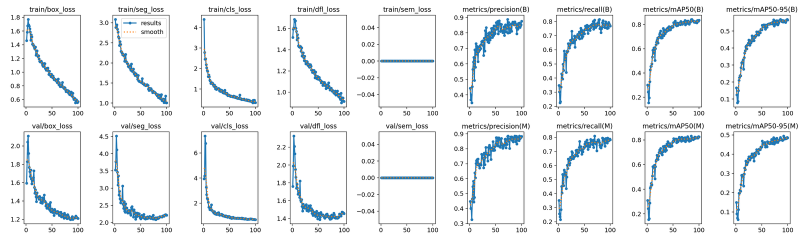
#> input picture results/figures/l640_training_curves.png, 1600 x 480 px (shown at 1/2 size)
$ jupyter execute --allow-errors industrial_defect_segmentation.ipynb
#> lines starting #> are read from the running program, lines starting #| are printed output that depends on the picture
# Industrial Defect Segmentation on MVTec AD & VisA (YOLO11-seg → TensorRT C++)

Instance segmentation of surface defects: each defect gets a pixel mask plus the category of the part it sits on
(15 MVTec categories, e.g. `bottle`, `cable`, `leather`, `screw`). The project covers:

1. **Dataset engineering.** MVTec ground-truth masks become YOLO polygons, and the background-heavy VisA split is rebalanced.
2. **Model experiments.** YOLO11l-seg at 640 px, genetic hyperparameter evolution, and a YOLO11x-seg run at 1024 px.
3. **Evaluation beyond mAP.** Per-category AP, plus the false-alarm rate on **defect-free parts the model never saw**.
4. **Deployment.** A TensorRT engine served from a C++ application with a CUDA stream and pinned memory, which decodes boxes and masks itself.

| Result | Value |
|---|---|
| MVTec mask mAP50 / mAP50-95 (YOLO11l-seg, 640 px, `best.pt`) | 0.819 / 0.482 |
| MVTec mask mAP50 / mAP50-95 (YOLO11x-seg, 1024 px, evolved hyper-params) | 0.823 / 0.473 |
| VisA mask mAP50: unbalanced → balanced training set | 0.250 → **0.410** |
| C++ TensorRT app on 15 held-out defects (one per category) | 11 located (mask IoU ≥ 0.5), 1 partly covered, 2 over-segmented, 1 missed |
| TensorRT engine latency, YOLO11x-seg at 1024×1024 (`trtexec`) | mean 6.7 ms · p99 7.2 ms |

**How to read this notebook.** Result cells run on artefacts saved from the original runs in `results/`. Training, tuning and export cells are
the runnable pipeline. They need the MVTec AD / VisA data and a CUDA GPU (runs were done on an RTX 5080) and were not re-executed here.

## 0 · Setup

[cell 1]
import io, json, os
from pathlib import Path

import numpy as np
import pandas as pd
import matplotlib as mpl
import matplotlib.pyplot as plt
from PIL import Image
from IPython.display import Markdown, display, Image as IPyImage

RESULTS = Path("results")          # everything saved from the original runs lives here
FIG = RESULTS / "figures"

def show(path, width=1100, caption=None):
    """Display a saved result image, downscaled so the notebook stays small."""
#> called with width = 1100
    im = Image.open(path).convert("RGB")
    if im.width > width:
        im = im.resize((width, round(im.height * width / im.width)), Image.LANCZOS)
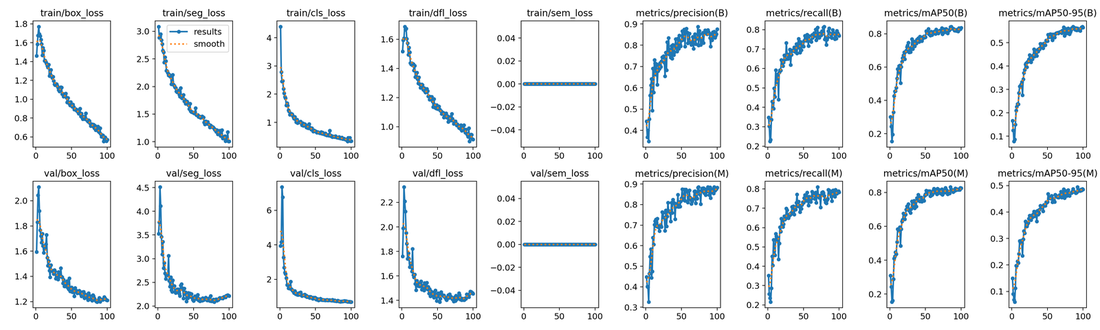
#> im: PIL image 1100x330 RGB; mean R, G, B 237.9, 240.8, 242.7
    buf = io.BytesIO(); im.save(buf, format="JPEG", quality=85)
    if caption:
        display(Markdown(f"*{caption}*"))
    display(IPyImage(data=buf.getvalue(), format="jpeg"))

def show_pair(left, right, titles=("", ""), width=1400, gap=12):
    """Two result images side by side (e.g. ground truth vs prediction), embedded as one JPEG."""
    ims = [Image.open(p).convert("RGB") for p in (left, right)]
    h = min(im.height for im in ims)
    ims = [im.resize((round(im.width * h / im.height), h), Image.LANCZOS) for im in ims]
    canvas = Image.new("RGB", (ims[0].width + gap + ims[1].width, h), (252, 252, 251))
    canvas.paste(ims[0], (0, 0)); canvas.paste(ims[1], (ims[0].width + gap, 0))
    if canvas.width > width:
        canvas = canvas.resize((width, round(canvas.height * width / canvas.width)), Image.LANCZOS)
    buf = io.BytesIO(); canvas.save(buf, format="JPEG", quality=85)
    if any(titles):
        display(Markdown(f"*Left: {titles[0]} · Right: {titles[1]}*"))
    display(IPyImage(data=buf.getvalue(), format="jpeg"))

# Chart style: light surface, hairline grid, text in ink colours, fixed categorical order.
SERIES = ["#2a78d6", "#eb6834", "#1baf7a", "#eda100"]
INK, INK2, MUTED = "#0b0b0b", "#52514e", "#898781"
mpl.rcParams.update({
    "figure.facecolor": "#fcfcfb", "axes.facecolor": "#fcfcfb", "savefig.facecolor": "#fcfcfb",
    "axes.edgecolor": "#c3c2b7", "axes.grid": True, "axes.axisbelow": True,
    "grid.color": "#e1e0d9", "grid.linewidth": 0.8, "grid.linestyle": "-",
    "axes.spines.top": False, "axes.spines.right": False,
    "text.color": INK, "axes.labelcolor": INK2, "axes.titlecolor": INK,
    "axes.titlesize": 12, "axes.titleweight": "semibold", "axes.titlelocation": "left",
    "xtick.color": MUTED, "ytick.color": MUTED, "xtick.labelcolor": INK2, "ytick.labelcolor": INK2,
    "lines.linewidth": 2, "lines.solid_capstyle": "round", "legend.frameon": False,
    "axes.prop_cycle": mpl.cycler(color=SERIES), "figure.dpi": 110, "savefig.dpi": 160,
})

MVTEC_ROOT = Path(os.environ.get("MVTEC_ROOT", "data/mvtec_ad"))   # <category>/{train,test,ground_truth}
MVTEC_YOLO = Path("data/mvtec_yolo")
VISA_YOLO  = Path("data/visa_yolo")
RUNS = RESULTS / "metrics/runs"

## 1 · Data: MVTec AD masks → YOLO polygons

MVTec AD provides pixel-accurate masks only for the defective **test** images. `src/format_mvtec_to_yolo.py` walks every category and
defect type, splits each defect type 80/20, thresholds each mask, extracts external contours and writes them as normalised YOLO polygons.
The class id is the **part category**, so the model localises the defect and names the part.
Result: **977 train / 281 val images with 1,461 / 427 defect polygons**. Defect-free (`good`) images are not used for training.

[cell 2]
import cv2, random, shutil

def format_mvtec_to_yolo(source_dir: Path, dest_dir: Path, split_ratio=0.8):
    classes = [d.name for d in sorted(source_dir.iterdir()) if (d / "test").is_dir()]
    for sub in ("images/train", "images/val", "labels/train", "labels/val"):
        (dest_dir / sub).mkdir(parents=True, exist_ok=True)
    yaml = "path: .\ntrain: images/train\nval: images/val\n\nnames:\n"
    for class_id, obj in enumerate(classes):
        yaml += f"  {class_id}: {obj}\n"
        for defect in [d.name for d in (source_dir / obj / "test").iterdir() if d.name != "good"]:
            images = sorted(p.name for p in (source_dir / obj / "test" / defect).iterdir())
            random.shuffle(images)
            train_set = set(images[:int(len(images) * split_ratio)])
            for name in images:
                subset = "train" if name in train_set else "val"
                new_name = f"{obj}_{defect}_{name}"
                shutil.copy(source_dir / obj / "test" / defect / name, dest_dir / "images" / subset / new_name)
                mask_path = source_dir / obj / "ground_truth" / defect / f"{Path(name).stem}_mask.png"
                if not mask_path.exists():
                    continue
                mask = cv2.imread(str(mask_path), cv2.IMREAD_GRAYSCALE)
                h, w = mask.shape
                _, binary = cv2.threshold(mask, 127, 255, cv2.THRESH_BINARY)
                contours, _ = cv2.findContours(binary, cv2.RETR_EXTERNAL, cv2.CHAIN_APPROX_SIMPLE)
                with open(dest_dir / "labels" / subset / new_name.replace(".png", ".txt"), "w") as f:
                    for c in contours:
                        if len(c) > 2:
                            f.write(f"{class_id} " + " ".join(f"{p[0][0] / w:.6f} {p[0][1] / h:.6f}" for p in c) + "\n")
    (dest_dir / "mvtec.yaml").write_text(yaml)

#> (the rest of this cell did not finish here and is left out)

## 2 · Baseline: YOLO11l-seg at 640 px

COCO-pretrained YOLO11l-seg, 100 epochs, 640 px, batch 16, default augmentation (`src/train_and_export.py`).

[cell 3]
from ultralytics import YOLO

#> (the rest of this cell did not finish here and is left out)

[cell 4]
def final(name):
    df = pd.read_csv(RUNS / f"{name}_results.csv"); df.columns = [c.strip() for c in df.columns]
    last = df.iloc[-1]
    return {"epochs": int(last["epoch"]),
            "box mAP50": last["metrics/mAP50(B)"], "box mAP50-95": last["metrics/mAP50-95(B)"],
            "mask mAP50": last["metrics/mAP50(M)"], "mask mAP50-95": last["metrics/mAP50-95(M)"],
            "best mask mAP50": df["metrics/mAP50(M)"].max(), "hours": last["time"] / 3600}

RUN_LABELS = {
    "mvtec_yolo11l-seg_640":        "MVTec · YOLO11l-seg · 640",
    "mvtec_yolo11x-seg_1024_tuned": "MVTec · YOLO11x-seg · 1024 · evolved",
    "visa_yolo11n-seg_unbalanced":  "VisA · YOLO11n-seg · unbalanced",
    "visa_yolo11l-seg_unbalanced":  "VisA · YOLO11l-seg · unbalanced",
    "visa_yolo11l-seg_balanced":    "VisA · YOLO11l-seg · balanced",
}
#> (the rest of this cell did not finish here and is left out)

[cell 5]
show(FIG / "l640_training_curves.png", caption="YOLO11l-seg @ 640 on MVTec: losses and box/mask metrics over 100 epochs.")

## 3 · VisA: fixing class imbalance

The VisA training split is dominated by defect-free ("background") images. Two YOLO11l-seg runs used **identical settings** (their
`args.yaml` files differ only in run name), including stronger geometric augmentation (rotation ±15°, translate 0.2, vertical flip 0.5,
mixup 0.2). The only change between them is `src/balance_visa.py`, which randomly keeps background images equal to 10% of the anomaly count.
(The VisA → YOLO conversion used VisA's `1cls` split CSV; that converter was not preserved.)

[cell 6]
import os, random

def balance_visa(train_images_dir: Path, keep_ratio=0.10, seed=0):
    images = os.listdir(train_images_dir)
    normal = [i for i in images if "_normal_" in i]
    anomaly = [i for i in images if "_anomaly_" in i]
    random.seed(seed); random.shuffle(normal)
    for name in normal[int(len(anomaly) * keep_ratio):]:
        os.remove(train_images_dir / name)
    print(f"kept {len(anomaly)} defect images and {int(len(anomaly) * keep_ratio)} background images")

AUG = dict(degrees=15.0, translate=0.2, flipud=0.5, fliplr=0.5, mixup=0.2, hsv_v=0.5)   # as recorded in args.yaml
YOLO("yolo11l-seg.pt").train(data=str(VISA_YOLO / "visa.yaml"), epochs=100, imgsz=640, batch=16, device=0,
                             project="industrial_pipeline", name="visa_robust_seg", **AUG)
#> (this line was passed over: ultralytics is not available in this run)
#> (the rest of this cell did not finish here and is left out)

YOLO("yolo11l-seg.pt").train(data=str(VISA_YOLO / "visa.yaml"), epochs=100, imgsz=640, batch=16, device=0,
                             project="industrial_pipeline", name="visa_balanced_robust_seg", **AUG)

#> (a cell that did not finish here is left out)

Rebalancing lifts VisA mask mAP50 from **0.250 to 0.410** (box mAP50 0.281 → 0.457) with no change to the model or the recipe.
VisA stays far harder than MVTec: most of its defect boxes cover less than 5% of the image width, across 12 product types that include
four PCB variants.

## 4 · Hyperparameter evolution

Ultralytics' genetic tuner mutates the optimiser, loss-weight and augmentation settings, trains for 30 epochs per iteration
(YOLO11x-seg, 1024 px) and keeps the fittest set.

[cell 8]
YOLO("yolo11x-seg.pt").tune(data=str(MVTEC_YOLO / "mvtec.yaml"), epochs=30, iterations=20, imgsz=1024, batch=12,
                            device=0, plots=False, save=False, val=True)    # -> runs/segment/tune-2
#> (this line was passed over: ultralytics is not available in this run)

#> (a cell that did not finish here is left out)

Only **2 of 20 iterations completed**. The other 18 ended with fitness 0, and an earlier 30-iteration attempt ended after 3 iterations.
The "evolved" set therefore comes from a single mutation of the defaults: slightly lower momentum, higher weight decay, stronger
saturation jitter and a longer warm-up. That explains why it changed little in the final run below. A real search needs a smaller
proxy (e.g. YOLO11s at 640 px, 10 epochs) so that each iteration fits in memory and time.

## 5 · Scaling up: YOLO11x-seg at 1024 px with the evolved settings

`src/train_final_1024.py`: 150 epochs, 1024 px, batch 8, `cfg=best_hyperparameters.yaml` (about 2.5 h on the RTX 5080).

[cell 10]
YOLO("yolo11x-seg.pt").train(data=str(MVTEC_YOLO / "mvtec.yaml"), cfg="runs/segment/tune-2/best_hyperparameters.yaml",
                             epochs=150, imgsz=1024, batch=8, device=0, workers=8,
                             project="industrial_pipeline", name="mvtec_ultimate_seg")
#> (this line was passed over: ultralytics is not available in this run)

Section 7 shows this model's output case by case, run through the C++ TensorRT application on held-out images.

## 6 · Evaluation beyond a single mAP

`src/eval_per_category.py` re-validates both MVTec models' `best.pt` on the validation split with per-category AP. It also runs them on the **467 defect-free
MVTec test images** (`<category>/test/good`). Those images were never used, because training only saw defective parts. Any predicted
instance on such an image is a false alarm, which on a production line means a good part rejected.

#> (a cell that did not finish here is left out)

#> (a cell that did not finish here is left out)

#> (a cell that did not finish here is left out)

**Reading the numbers.**

* **Model size did not help.** Both models reach the same mask mAP50 (0.819 vs 0.823), so 4× the pixels and a 2.2× larger network
  (62.1M vs 27.7M parameters) bought nothing on this split.
* **Objects are harder than textures.** The weakest categories are objects with small or subtle defects: cable, toothbrush, transistor, screw
  and capsule (mask AP50 0.65–0.81). Most textures score higher (tile 0.99, wood 0.88–0.91), with leather the exception. Each category has
  only 6–31 validation images, so single-category differences are noisy.
* **False alarms.** At confidence 0.25, the 640 px model flags 4.5% of defect-free parts and the 1024 px model 8.8% (28% of good transistors,
  17% of good capsules). At confidence 0.5 both fall to about 2%. The model never saw a good part in training, so the threshold alone trades
  missed defects against rejected good parts.
* The validation split was also used to pick `best.pt`, so these numbers are slightly optimistic. MVTec has no separate labelled test split
  for this setup.

## 7 · Deployment: TensorRT engine + C++ inference

The 1024 px model is exported to ONNX (`images` 1×3×1024×1024 → `output0` 1×51×21504, `output1` 1×32×256×256) and built into a
TensorRT engine (`best_1024.engine`). `cpp/trt_seg_inference/main.cpp` then does everything outside the network itself:

* deserialises the engine and allocates **pinned host buffers** (`cudaHostAlloc`) and device buffers on a **CUDA stream**;
* pre-processes with OpenCV (resize, BGR→RGB, /255, HWC→CHW directly into the pinned buffer);
* runs `enqueueV3` with **async H2D / D2H copies**, then decodes the 21,504 proposals (4 box + 15 class scores + 32 mask coefficients);
* applies confidence 0.5 + `cv::dnn::NMSBoxes`, multiplies the mask coefficients with the 32×256×256 prototypes, applies a sigmoid, upsamples, and crops to the box;
* draws boxes and masks and writes `final_output_1024.jpg`.

**Engine rebuild.** A TensorRT engine only loads with the TensorRT version that built it. After the system moved to TensorRT 11.3, the
June engine no longer loaded, and the app crashed instead of saying so. The engine was rebuilt from the same ONNX with `trtexec`, and `main.cpp`
now checks for a failed load. `trtexec` measures the rebuilt engine at **6.7 ms mean / 7.2 ms p99** per 1024×1024 image (FP32 graph,
RTX 5080), about 150 images/s. This is GPU time only; the C++ app's own pre- and post-processing are not included.

[cell 14]
YOLO("runs/segment/industrial_pipeline/mvtec_ultimate_seg-2/weights/best.pt").export(format="onnx", imgsz=1024)
#> (this line was passed over: ultralytics is not available in this run)
# trtexec --onnx=best.onnx --saveEngine=best_1024.engine        (FP32 graph; TensorRT 11 builds strongly typed)
# cmake -S cpp/trt_seg_inference -B build && cmake --build build

### Held-out demo, one image per case

The demo covers one random **validation** image per category (seed 0, never trained on) plus two random defect-free parts.
`cpp/trt_seg_inference/run_demo.sh` runs the unchanged C++ binary once per image. `src/render_cpp_demo.py` then puts each case's ground-truth outline
(yellow, left) next to the C++ output (right). The app paints its masks with a red tint, so the renderer recovers the C++ mask from the
output image and scores it against the ground truth.

[cell 15]
# bash cpp/trt_seg_inference/run_demo.sh build/inference best_1024.engine demo_raw results/cpp_demo/cases.csv <MVTec root>
# python src/render_cpp_demo.py --mvtec <MVTec root> --cases results/cpp_demo/cases.csv --raw demo_raw --out results/cpp_demo

#> (a cell that did not finish here is left out)

#> (a cell that did not finish here is left out)
